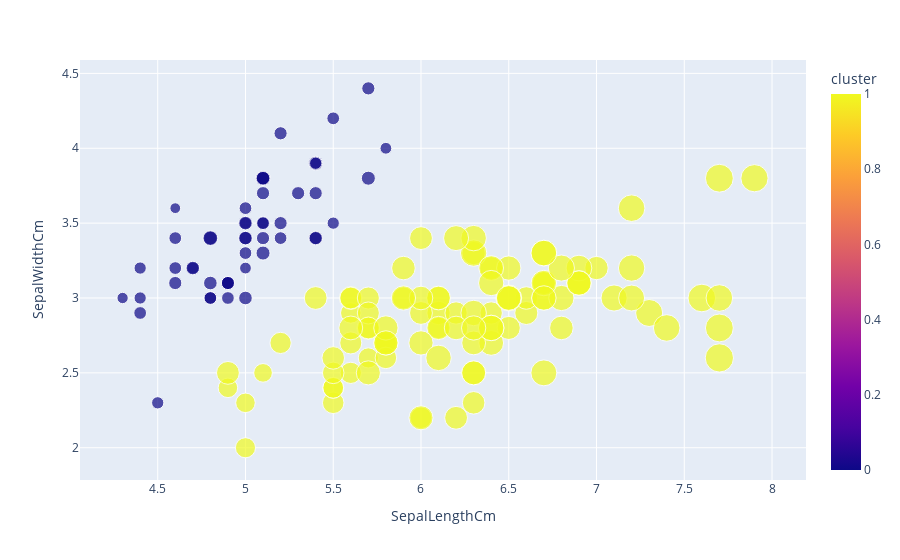

Source (notebook cell):
### Code cell
fig = px.scatter(df, x="SepalLengthCm", y="SepalWidthCm", color="cluster",
                 size='PetalLengthCm', hover_data=['PetalWidthCm'])
fig.show()

### Figure 1 — Plotly figure (JSON) as saved in the notebook; plotly's stock layout.template omitted (floating-point values rounded to 4 significant figures; data arrays with more than 128 entries replaced by an {"elided": "..."} marker saying what was removed)
{"data": [{"customdata": {"elided": "150x1 float values"}, "hovertemplate": "SepalLengthCm=%{x}<br>SepalWidthCm=%{y}<br>PetalLengthCm=%{marker.size}<br>PetalWidthCm=%{customdata[0]}<br>cluster=%{marker.color}<extra></extra>", "legendgroup": "", "marker": {"color": {"elided": "150 int values"}, "coloraxis": "coloraxis", "size": {"elided": "150 float values"}, "sizemode": "area", "sizeref": 0.01725, "symbol": "circle"}, "mode": "markers", "name": "", "orientation": "v", "showlegend": false, "type": "scatter", "x": {"elided": "150 float values"}, "xaxis": "x", "y": {"elided": "150 float values"}, "yaxis": "y"}], "layout": {"coloraxis": {"colorbar": {"title": {"text": "cluster"}}, "colorscale": [[0, "#0d0887"], [0.1111, "#46039f"], [0.2222, "#7201a8"], [0.3333, "#9c179e"], [0.4444, "#bd3786"], [0.5556, "#d8576b"], [0.6667, "#ed7953"], [0.7778, "#fb9f3a"], [0.8889, "#fdca26"], [1, "#f0f921"]]}, "legend": {"itemsizing": "constant", "tracegroupgap": 0}, "margin": {"t": 60}, "xaxis": {"anchor": "y", "domain": [0, 1], "title": {"text": "SepalLengthCm"}}, "yaxis": {"anchor": "x", "domain": [0, 1], "title": {"text": "SepalWidthCm"}}}}
